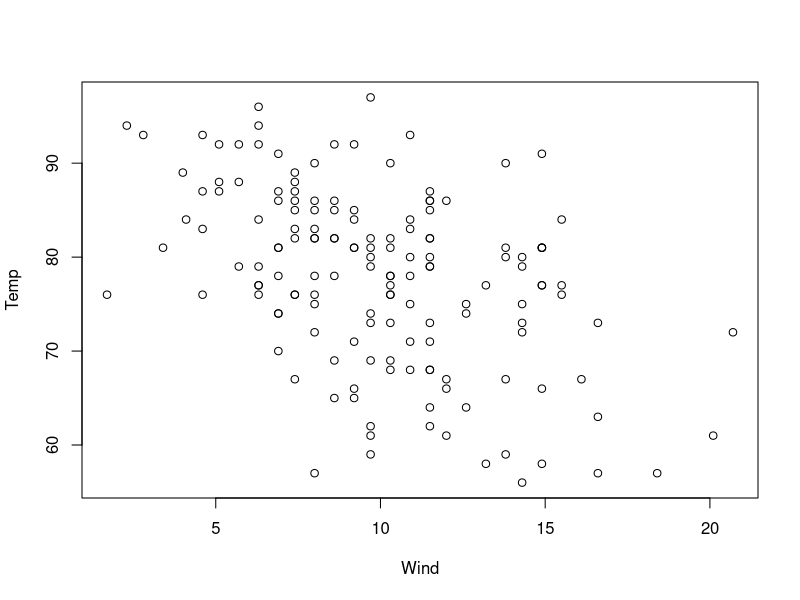
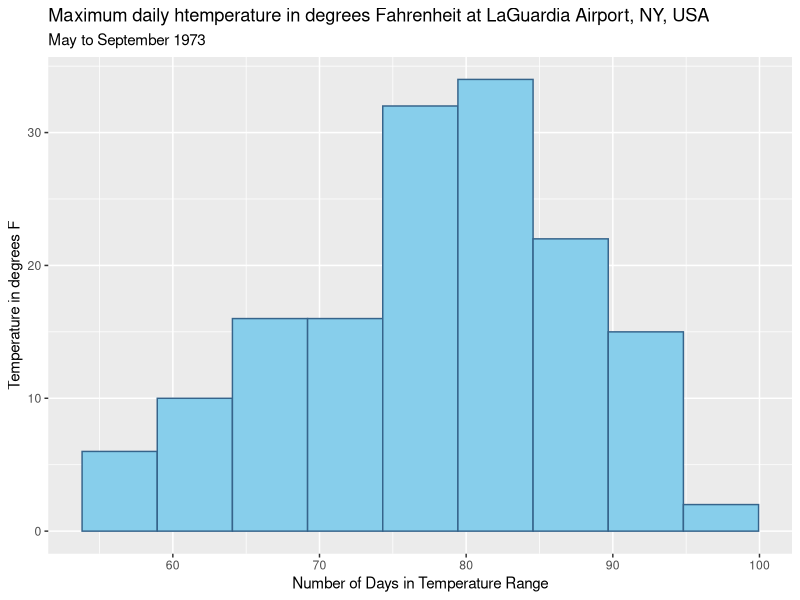
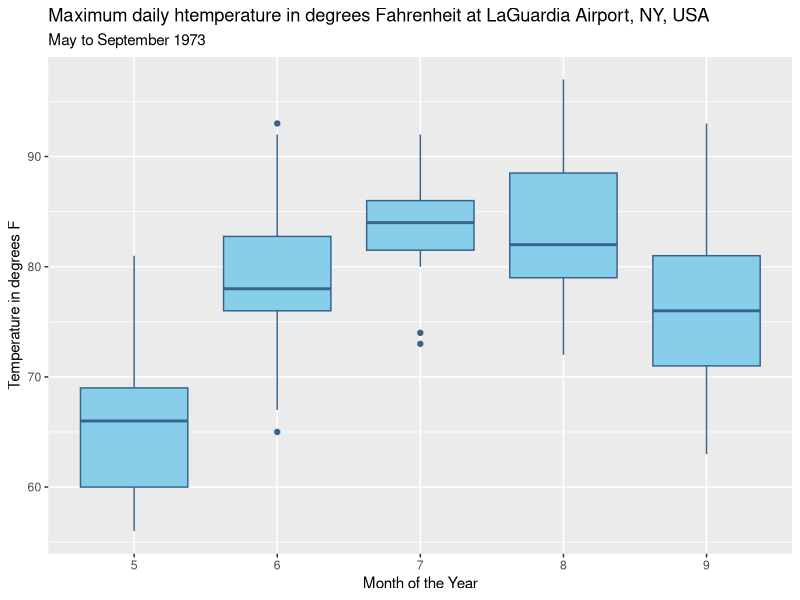
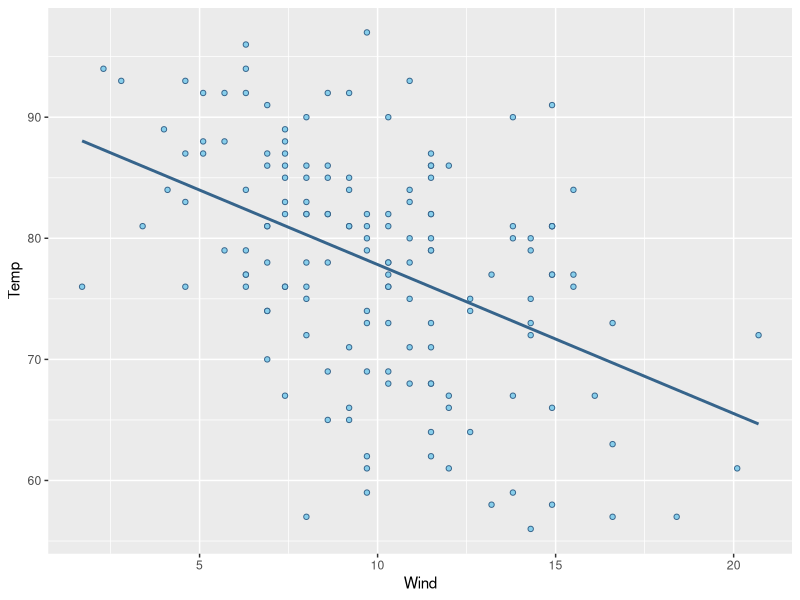

These figures' R source, in order:
# EstimatingMeansVariability
View(airquality)
?airquality
library(tidyverse)

plot(Temp ~ Wind, data=airquality)

# histogram
ggplot(airquality, aes(x=Temp)) + 
   geom_histogram(fill="skyblue", color="steelblue4", bins=9) +
   labs(title = "Maximum daily htemperature in degrees Fahrenheit at LaGuardia Airport, NY, USA",
                  subtitle ="May to September 1973",
                  x="Number of Days in Temperature Range",
                  y="Temperature in degrees F")

# boxplot
 ggplot(airquality, aes(x=factor(Month), y=Temp)) + 
   geom_boxplot(fill="skyblue", color="steelblue4") +
   labs(title = "Maximum daily htemperature in degrees Fahrenheit at LaGuardia Airport, NY, USA",
                  subtitle ="May to September 1973",
                  x="Month of the Year",
                  y="Temperature in degrees F")

# mean and sd
mean(airquality$Temp)

sd(airquality$Temp)

# scatterplot
ggplot(airquality, aes(x=Wind, y=Temp)) + 
  geom_point(pch=21, bg="skyblue", color="steelblue4") + 
  geom_smooth(method="lm", se=F, formula=y~x,
              color="steelblue4")

# lm and predict
mylm <- lm(Temp ~ Wind, data=airquality)
summary(mylm)

predict(mylm, data.frame(Wind=19))
# 90-1.23*19

# filter by Month
 airquality %>%
   group_by(Month) %>%
              summarize(aveTemp = mean(Temp))

airquality %>%
   group_by(Month) %>%
   summarize(SD = sd(Temp))